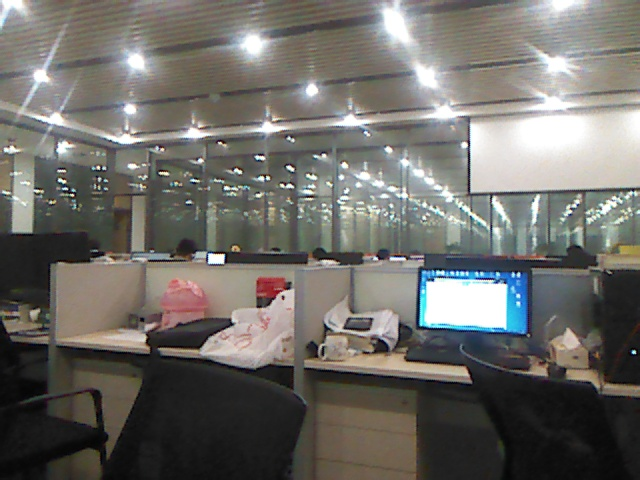
//> input picture test/warpImage/frame0001.jpg, 640 x 480 px
$ ./canny ../warpImage/frame0001.jpg   (built with g++ and OpenCV 4)
//> lines starting //> are read from the running program, lines starting //| are printed output that depends on the picture; after the words box and inside, x2 and y2 are one past the last pixel; in counts of white or black regions, pixels touching at a corner belong together
/*************************************************************************
	> File Name: canny.cpp
	> Author:
	> Mail:
	> Created Time: Mon 06 Apr 2015 06:19:26 PM CST
 ************************************************************************/

#include<iostream>
#include<opencv2/opencv.hpp>
#include<opencv2/highgui/highgui.hpp>
#include<opencv2/core/core.hpp>
#include<opencv2/imgproc/imgproc.hpp>
using namespace std;
using namespace cv;
int main(int argc, char** argv){
    Mat src = imread(argv[1], CV_LOAD_IMAGE_COLOR ) ;
//> src is the input picture: 480 rows x 640 cols, CV_8UC3; mean B, G, R 103.5, 108.1, 110
    if(!src.data){
        cout << "Could not read image." << endl ;
        return -1;
    }
    cvtColor(src,src,CV_BGR2GRAY);
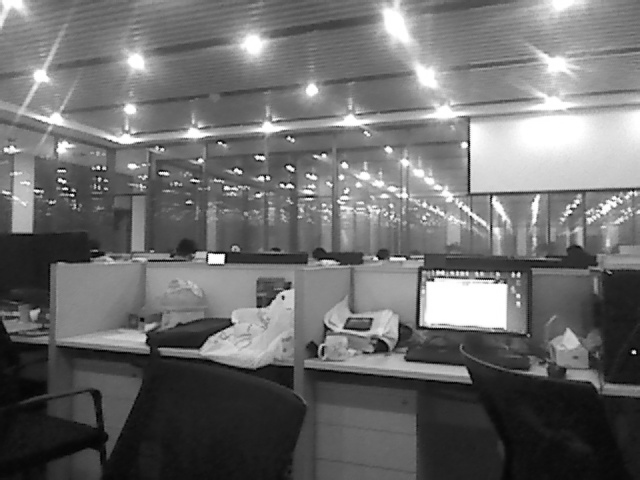
//> src: 480 rows x 640 cols, CV_8UC1; min 0, max 255, mean 108.1
    vector<vector<Point> > contours ;
    findContours(src, contours, CV_RETR_EXTERNAL, CV_CHAIN_APPROX_NONE) ;
//> contours = 1 contour; box (x1, y1, x2, y2) and area: (0, 0, 640, 480) 306081
    Mat result(src.size(),CV_8UC1,Scalar(0)) ;
    drawContours(result,contours,-1, Scalar(255),2) ;
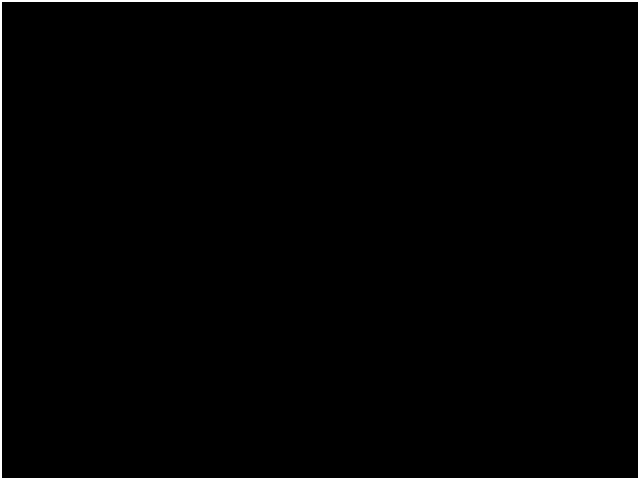
//> result: 480 rows x 640 cols, CV_8UC1; 1.5% white; 1 white region, box (x1, y1, x2, y2) and area: (0, 0, 640, 480) 4464
    namedWindow("contours") ;
    imshow("contours", result) ;
    imwrite("result.jpg", result) ;
    //WaitKey(1) ;
    return 0;
}

$ run again, on test/warpImage/frame0004.jpg
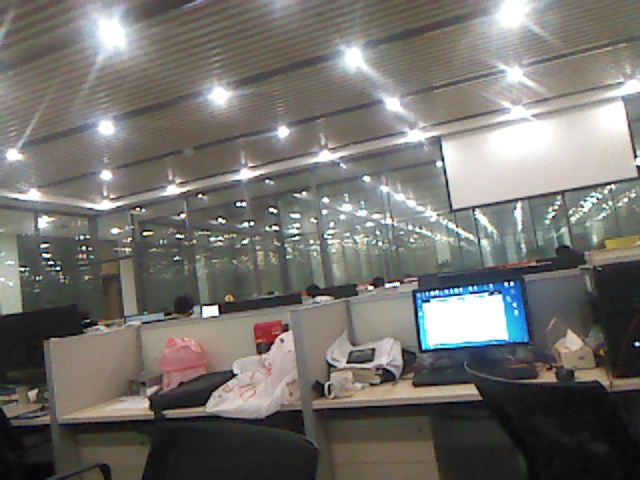
//> input picture test/warpImage/frame0004.jpg, 640 x 480 px
//> src is the input picture: 480 rows x 640 cols, CV_8UC3; mean B, G, R 108.4, 112.6, 114.7
//> `cvtColor(src,src,CV_BGR2GRAY);`:
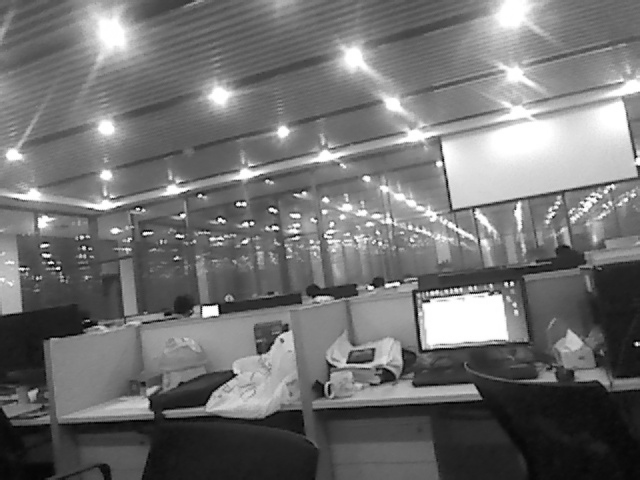
//> src: 480 rows x 640 cols, CV_8UC1; min 1, max 255, mean 112.8
//> contours = 1 contour; box (x1, y1, x2, y2) and area: (0, 0, 640, 480) 306081
//> result: 480 rows x 640 cols, CV_8UC1; 1.5% white; 1 white region, box (x1, y1, x2, y2) and area: (0, 0, 640, 480) 4464
